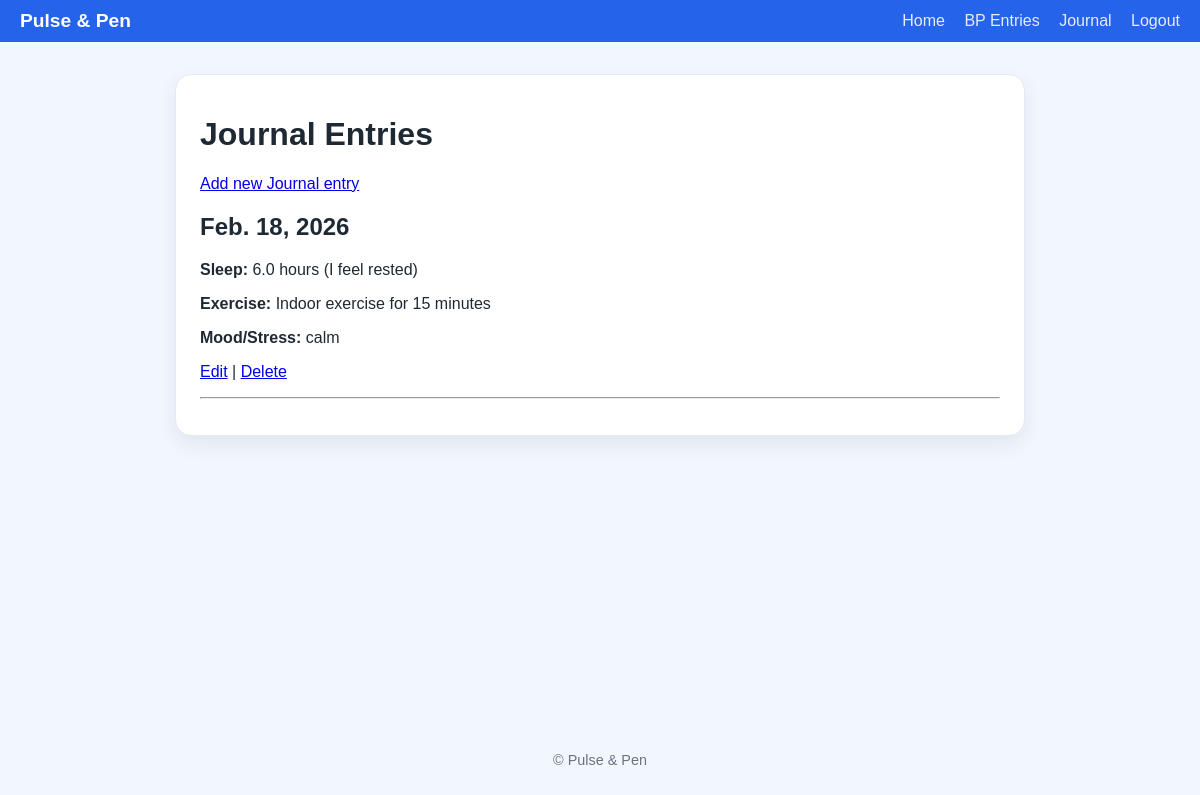
The app's page /journal/ (signed in) with its own data.
### heartline/models.py (models this page shows, shortened)
class JournalEntry(models.Model):
    user = models.ForeignKey(
        User,
        on_delete=models.CASCADE,
        related_name='journal_entries'
    )
    date = models.DateField()
    sleep_hours = models.DecimalField(
        max_digits=4,
        decimal_places=1,
        blank=True,
        null=True,
        help_text="Hours of sleep, e.g. 7.5"
    )
    sleep_quality = models.CharField(
        max_length=50,
        blank=True,
        help_text="Short description or rating of sleep quality"
    )
    exercise_type = models.CharField(
        max_length=100,
        blank=True,
        help_text="Type of exercise, e.g. walking, running"
    )
    exercise_duration = models.IntegerField(
        blank=True,
        null=True,
        help_text="Duration of exercise in minutes"
    )
    diet_notes = models.TextField(
        blank=True,
        help_text="Notes about meals or diet for the day"
    )
    mood_stress_level = models.CharField(
        max_length=50,
        blank=True,
        help_text="Mood/stress description, e.g. 'calm', 'stressed'"
    )

### heartline/views.py (the view)
# urls.py: path('journal/', JournalEntryListView.as_view(), name='journalentry-list'),
class JournalEntryListView(LoginRequiredMixin, ListView):
    model = JournalEntry
    template_name = 'heartline/journalentry_list.html'
    context_object_name = 'journal_entries'
    login_url = 'login'
    def get_queryset(self):
        return JournalEntry.objects.filter(user=self.request.user).order_by('-date')

### heartline/templates/heartline/journalentry_list.html (shortened to what this page needs)
{% extends 'heartline/base.html' %}
{% block content %}
    <h1 class="auth-title">Journal Entries</h1>
    <p>
        <a href="{% url 'journalentry-create' %}">Add new Journal entry</a>
    </p>
    {% for entry in journal_entries %}
        <article>
            <h2>{{ entry.date }}</h2>
           <p><strong>Sleep:</strong> {{ entry.sleep_hours }} hours ({{ entry.sleep_quality }})</p>
            <p><strong>Exercise:</strong> {{ entry.exercise_type }}{% if entry.exercise_duration %} for {{ entry.exercise_duration }} minutes{% endif %}</p>
            {% if entry.mood_stress_level %}
                <p><strong>Mood/Stress:</strong> {{ entry.mood_stress_level }}</p>
            {% endif %}
            <p>
                <a href="{% url 'journalentry-update' entry.pk %}">Edit</a> |
                <a href="{% url 'journalentry-delete' entry.pk %}">Delete</a>
            </p>
        </article>
        <hr>
    {% empty %}
        <p>No journal entries have been recorded yet.</p>
    {% endfor %}
{% endblock %}

### heartline/static/heartline/css/style.css (style rules this page uses)
body { margin: 0; font-family: Arial, sans-serif; background-color: #f2f7ff; color: #1f2933; min-height: 100vh; display: flex; flex-direction: column; }

### records on screen
JournalEntry: date "Feb. 18, 2026", sleep_hours "6.0", sleep_quality "I feel rested", exercise_type "Indoor exercise", exercise_duration "15", mood_stress_level "calm"
